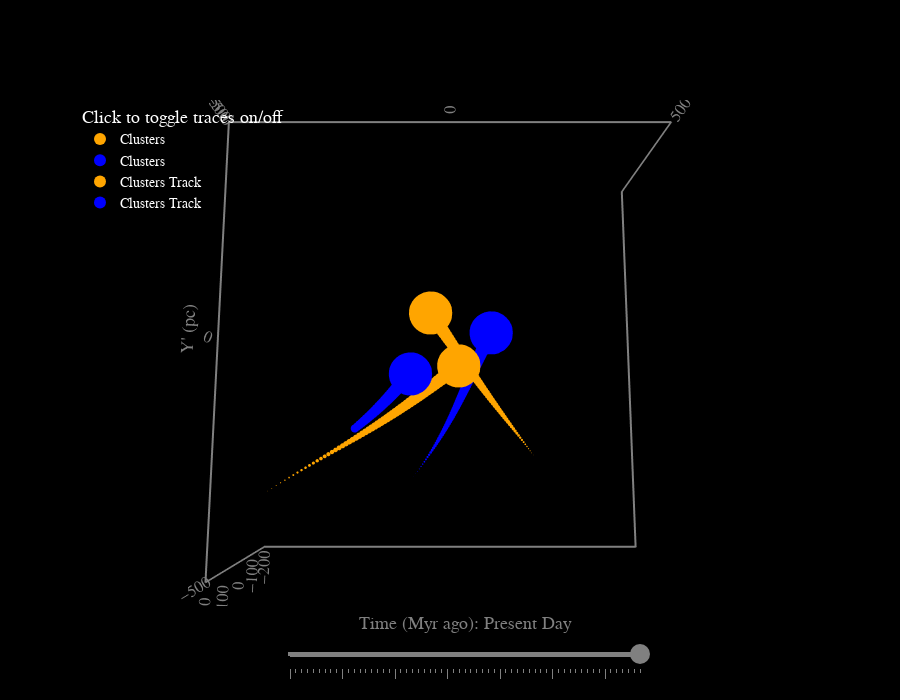

The notebook cell this image was saved under:
### Code cell
# Make plot
time_int = np.arange(0, -30.5, -0.5)
plotter = StarClusters3DPlotter(
    data_collection = collection,
    xyz_widths=(500, 500, 200),
    figure_theme='dark',
    )
fig = plotter.generate_3d_plot(
    time = time_int,
    show = True,
    show_gc_line=False
)

### Figure 1 — Plotly figure (JSON) as saved in the notebook; plotly's stock layout.template omitted (floating-point values rounded to 4 significant figures)
{"data": [{"hovertext": ["cluster1: 10 Myr", "cluster2: 20 Myr"], "marker": {"color": "orange", "line": {"color": "black", "width": 0}, "opacity": 1, "size": [30, 30], "symbol": "circle"}, "mode": "markers", "name": "Clusters", "type": "scatter3d", "visible": true, "x": [20.0, -50.0], "y": [-30.0, 100.0], "z": [-10.0, 10.0]}, {"hovertext": ["cluster3: 30 Myr", "cluster4: 40 Myr"], "marker": {"color": "blue", "line": {"color": "black", "width": 0}, "opacity": 1, "size": [30, 30], "symbol": "circle"}, "mode": "markers", "name": "Clusters", "type": "scatter3d", "visible": true, "x": [100.0, -100.0], "y": [50.0, -50.0], "z": [10.0, -10.0]}, {"marker": {"color": "orange", "line": {"width": 0}, "opacity": 1, "size": [10, 9.833, 9.667, 9.5, 9.333, 9.167, 9, 8.833, 8.667, 8.5, 8.333, 8.167, 8, 7.833, 7.667, 7.5, 7.333, 7.167, 7, 6.833, 6.667, 6.5, 6.333, 6.167, 6, 5.833, 5.667, 5.5, 5.333, 5.167, 5, 4.833, 4.667, 4.5, 4.333, 4.167, 4, 3.833, 3.667, 3.5, 3.333, 3.167, 3.0, 2.833, 2.667, 2.5, 2.333, 2.167, 2.0, 1.833, 1.667, 1.5, 1.333, 1.167, 1.0, 0.8333, 0.6667, 0.5, 0.3333, 0.1667, 0, 10, 9.833, 9.667, 9.5, 9.333, 9.167, 9, 8.833, 8.667, 8.5, 8.333, 8.167, 8, 7.833, 7.667, 7.5, 7.333, 7.167, 7, 6.833, 6.667, 6.5, 6.333, 6.167, 6, 5.833, 5.667, 5.5, 5.333, 5.167, 5, 4.833, 4.667, 4.5, 4.333, 4.167, 4, 3.833, 3.667, 3.5, 3.333, 3.167, 3.0, 2.833, 2.667, 2.5, 2.333, 2.167, 2.0, 1.833, 1.667, 1.5, 1.333, 1.167, 1.0, 0.8333, 0.6667, 0.5, 0.3333, 0.1667, 0]}, "mode": "markers", "name": "Clusters Track", "type": "scatter3d", "visible": true, "x": [20.0, 12.79, 5.587, -1.616, -8.822, -16.03, -23.25, -30.47, -37.71, -44.96, -52.22, -59.51, -66.82, -74.16, -81.52, -88.91, -96.34, -103.8, -111.3, -118.8, -126.4, -134.1, -141.8, -149.5, -157.3, -165.1, -173.0, -181.0, -189.1, -197.2, -205.3, -213.6, -221.9, -230.3, -238.7, -247.3, -255.9, -264.6, -273.4, -282.3, -291.2, -300.3, -309.4, -318.6, -327.9, -337.3, -346.8, -356.3, -366.0, -375.7, -385.5, -395.4, -405.4, -415.5, -425.6, -435.9, -446.2, -456.6, -467.0, -477.6, -488.2, -50.0, -45.46, -40.92, -36.4, -31.88, -27.38, -22.87, -18.37, -13.87, -9.376, -4.879, -0.38, 4.121, 8.625, 13.13, 17.65, 22.16, 26.68, 31.21, 35.74, 40.28, 44.82, 49.37, 53.93, 58.48, 63.04, 67.6, 72.17, 76.73, 81.3, 85.86, 90.42, 94.98, 99.53, 104.1, 108.6, 113.1, 117.6, 122.1, 126.6, 131.1, 135.5, 139.9, 144.3, 148.7, 153.0, 157.3, 161.6, 165.8, 170.0, 174.2, 178.3, 182.3, 186.3, 190.3, 194.2, 198.0, 201.8, 205.5, 209.2, 212.8], "y": [-30.0, -35.23, -40.46, -45.67, -50.88, -56.07, -61.26, -66.43, -71.59, -76.73, -81.87, -86.99, -92.09, -97.19, -102.3, -107.3, -112.4, -117.4, -122.5, -127.5, -132.5, -137.6, -142.6, -147.6, -152.6, -157.6, -162.6, -167.6, -172.7, -177.7, -182.8, -187.9, -192.9, -198.1, -203.2, -208.4, -213.6, -218.8, -224.1, -229.4, -234.7, -240.2, -245.6, -251.1, -256.7, -262.4, -268.1, -273.9, -279.8, -285.7, -291.7, -297.9, -304.1, -310.4, -316.8, -323.4, -330.0, -336.7, -343.6, -350.6, -357.8, 100.0, 93.73, 87.44, 81.13, 74.8, 68.46, 62.09, 55.72, 49.33, 42.93, 36.52, 30.1, 23.68, 17.25, 10.82, 4.384, -2.047, -8.476, -14.9, -21.32, -27.72, -34.12, -40.51, -46.88, -53.23, -59.57, -65.89, -72.18, -78.46, -84.7, -90.92, -97.12, -103.3, -109.4, -115.5, -121.6, -127.6, -133.6, -139.6, -145.5, -151.4, -157.2, -163.0, -168.8, -174.5, -180.2, -185.8, -191.4, -197.0, -202.5, -208.0, -213.4, -218.8, -224.2, -229.5, -234.8, -240.0, -245.2, -250.4, -255.6, -260.7], "z": [-10.0, -14.72, -19.42, -24.08, -28.71, -33.29, -37.81, -42.27, -46.67, -50.99, -55.22, -59.37, -63.42, -67.37, -71.22, -74.95, -78.57, -82.06, -85.43, -88.66, -91.76, -94.72, -97.53, -100.2, -102.7, -105.1, -107.3, -109.3, -111.2, -113.0, -114.5, -115.9, -117.2, -118.3, -119.2, -119.9, -120.5, -120.9, -121.1, -121.2, -121.1, -120.9, -120.5, -119.9, -119.2, -118.3, -117.3, -116.1, -114.7, -113.3, -111.6, -109.8, -107.9, -105.9, -103.7, -101.4, -98.94, -96.37, -93.69, -90.89, -87.98, 10.0, 8.842, 7.67, 6.486, 5.291, 4.089, 2.88, 1.666, 0.4493, -0.7679, -1.984, -3.196, -4.404, -5.604, -6.796, -7.976, -9.143, -10.29, -11.43, -12.55, -13.64, -14.72, -15.76, -16.79, -17.78, -18.75, -19.68, -20.58, -21.45, -22.28, -23.08, -23.83, -24.55, -25.22, -25.86, -26.45, -26.99, -27.49, -27.95, -28.36, -28.72, -29.03, -29.3, -29.52, -29.69, -29.81, -29.88, -29.9, -29.87, -29.79, -29.67, -29.49, -29.27, -29.0, -28.69, -28.32, -27.92, -27.46, -26.97, -26.43, -25.85]}, {"marker": {"color": "blue", "line": {"width": 0}, "opacity": 1, "size": [10, 9.833, 9.667, 9.5, 9.333, 9.167, 9, 8.833, 8.667, 8.5, 8.333, 8.167, 8, 7.833, 7.667, 7.5, 7.333, 7.167, 7, 6.833, 6.667, 6.5, 6.333, 6.167, 6, 5.833, 5.667, 5.5, 5.333, 5.167, 5, 4.833, 4.667, 4.5, 4.333, 4.167, 4, 3.833, 3.667, 3.5, 3.333, 3.167, 3.0, 2.833, 2.667, 2.5, 2.333, 2.167, 2.0, 1.833, 1.667, 1.5, 1.333, 1.167, 1.0, 0.8333, 0.6667, 0.5, 0.3333, 0.1667, 0, 10, 9.833, 9.667, 9.5, 9.333, 9.167, 9, 8.833, 8.667, 8.5, 8.333, 8.167, 8, 7.833, 7.667, 7.5, 7.333, 7.167, 7, 6.833, 6.667, 6.5, 6.333, 6.167, 6, 5.833, 5.667, 5.5, 5.333, 5.167, 5, 4.833, 4.667, 4.5, 4.333, 4.167, 4, 3.833, 3.667, 3.5, 3.333, 3.167, 3.0, 2.833, 2.667, 2.5, 2.333, 2.167, 2.0, 1.833, 1.667, 1.5, 1.333, 1.167, 1.0, 0.8333, 0.6667, 0.5, 0.3333, 0.1667, 0]}, "mode": "markers", "name": "Clusters Track", "type": "scatter3d", "visible": true, "x": [100.0, 96.89, 93.81, 90.76, 87.73, 84.73, 81.74, 78.78, 75.85, 72.93, 70.03, 67.14, 64.27, 61.42, 58.58, 55.75, 52.92, 50.1, 47.29, 44.48, 41.67, 38.86, 36.05, 33.22, 30.39, 27.55, 24.7, 21.83, 18.94, 16.03, 13.1, 10.14, 7.159, 4.145, 1.1, -1.98, -5.097, -8.253, -11.45, -14.69, -17.98, -21.31, -24.69, -28.12, -31.61, -35.15, -38.75, -42.4, -46.12, -49.89, -53.73, -57.63, -61.6, -65.63, -69.72, -73.89, -78.12, -82.42, -86.79, -91.23, -95.74, -100.0, -105.7, -111.4, -117.2, -122.9, -128.7, -134.6, -140.5, -146.4, -152.4, -158.4, -164.5, -170.6, -176.8, -183.0, -189.3, -195.6, -202.0, -208.5, -215.1, -221.7, -228.4, -235.1, -242.0, -248.9, -255.9, -263.0, -270.2, -277.5, -284.8, -292.3, -299.8, -307.5, -315.2, -323.1, -331.0, -339.0, -347.2, -355.4, -363.8, -372.2, -380.8, -389.4, -398.2, -407.1, -416.1, -425.1, -434.3, -443.6, -453.0, -462.5, -472.1, -481.8, -491.6, -501.5, -511.4, -521.5, -531.7, -541.9, -552.3, -562.7], "y": [50.0, 43.74, 37.46, 31.18, 24.9, 18.61, 12.32, 6.029, -0.2575, -6.539, -12.81, -19.08, -25.34, -31.59, -37.82, -44.05, -50.25, -56.45, -62.62, -68.78, -74.92, -81.04, -87.14, -93.22, -99.28, -105.3, -111.3, -117.3, -123.3, -129.3, -135.2, -141.1, -147.0, -152.9, -158.8, -164.6, -170.5, -176.3, -182.1, -187.9, -193.7, -199.5, -205.3, -211.1, -216.9, -222.6, -228.4, -234.2, -240.0, -245.8, -251.6, -257.5, -263.3, -269.2, -275.1, -281.0, -287.0, -293.0, -299.0, -305.1, -311.2, -50.0, -55.23, -60.45, -65.66, -70.86, -76.04, -81.22, -86.38, -91.53, -96.67, -101.8, -106.9, -112.0, -117.1, -122.2, -127.3, -132.4, -137.5, -142.6, -147.7, -152.8, -157.9, -163.0, -168.1, -173.2, -178.4, -183.5, -188.7, -193.9, -199.1, -204.4, -209.7, -215.0, -220.3, -225.7, -231.2, -236.7, -242.2, -247.8, -253.5, -259.2, -265.0, -270.9, -276.8, -282.9, -289.0, -295.2, -301.5, -307.9, -314.4, -321.0, -327.7, -334.6, -341.5, -348.6, -355.8, -363.2, -370.6, -378.3, -386.0, -394.0], "z": [10.0, 6.285, 2.559, -1.172, -4.901, -8.623, -12.33, -16.02, -19.68, -23.31, -26.9, -30.44, -33.94, -37.38, -40.75, -44.06, -47.3, -50.45, -53.53, -56.52, -59.41, -62.21, -64.9, -67.49, -69.97, -72.34, -74.59, -76.72, -78.73, -80.62, -82.38, -84.01, -85.5, -86.87, -88.09, -89.19, -90.14, -90.96, -91.64, -92.18, -92.58, -92.84, -92.96, -92.95, -92.79, -92.5, -92.08, -91.52, -90.82, -90.0, -89.04, -87.96, -86.75, -85.41, -83.96, -82.38, -80.69, -78.89, -76.98, -74.96, -72.83, -10.0, -18.81, -27.59, -36.33, -45.0, -53.61, -62.13, -70.56, -78.87, -87.06, -95.12, -103.0, -110.8, -118.4, -125.8, -133.0, -140.1, -146.9, -153.5, -159.9, -166.1, -172.1, -177.8, -183.3, -188.5, -193.5, -198.3, -202.8, -207.0, -211.0, -214.7, -218.2, -221.3, -224.3, -226.9, -229.3, -231.4, -233.3, -234.8, -236.2, -237.2, -238.0, -238.5, -238.7, -238.7, -238.5, -237.9, -237.1, -236.1, -234.8, -233.2, -231.4, -229.4, -227.1, -224.6, -221.8, -218.9, -215.6, -212.2, -208.5, -204.6]}], "layout": {"dragmode": "turntable", "height": 700, "legend": {"bgcolor": "rgba(0,0,0,0)", "font": {"color": "white", "family": "Helvetica", "size": 14}, "itemsizing": "constant", "title": {"font": {"color": "white", "size": 18}, "side": "top", "text": "Click to toggle traces on/off"}, "x": 0, "y": 1}, "paper_bgcolor": "black", "scene": {"aspectmode": "manual", "aspectratio": {"x": 1, "y": 1, "z": 0.4}, "bgcolor": "black", "camera": {"center": {"x": 0, "y": 0, "z": 0}, "eye": {"x": 0, "y": -0.2, "z": 1.5}, "projection": {"type": "perspective"}, "up": {"x": 0, "y": 1, "z": 0}}, "xaxis": {"backgroundcolor": "black", "gridcolor": "gray", "linecolor": "gray", "linewidth": 4, "mirror": true, "nticks": 5, "range": [-500, 500], "showgrid": false, "showline": true, "showspikes": false, "tickfont": {"color": "gray", "family": "helvetica", "size": 14}, "title": {"font": {"color": "gray", "family": "helvetica", "size": 18}, "text": "X' (pc)"}, "zeroline": false, "zerolinecolor": "gray", "zerolinewidth": 4}, "yaxis": {"backgroundcolor": "black", "gridcolor": "gray", "linecolor": "gray", "linewidth": 4, "mirror": true, "nticks": 5, "range": [-500, 500], "showgrid": false, "showline": true, "showspikes": false, "tickfont": {"color": "gray", "family": "helvetica", "size": 14}, "title": {"font": {"color": "gray", "family": "helvetica", "size": 18}, "text": "Y' (pc)"}, "zeroline": false, "zerolinecolor": "gray", "zerolinewidth": 4}, "zaxis": {"backgroundcolor": "black", "gridcolor": "gray", "linecolor": "gray", "linewidth": 4, "mirror": true, "nticks": 5, "range": [-200, 200], "showgrid": false, "showline": true, "showspikes": false, "tickfont": {"color": "gray", "family": "helvetica", "size": 14}, "title": {"font": {"color": "gray", "family": "helvetica", "size": 18}, "text": "Z' (pc)"}, "zeroline": false, "zerolinecolor": "gray", "zerolinewidth": 4}}, "sliders": [{"active": 60, "bgcolor": "gray", "bordercolor": "gray", "borderwidth": 0, "currentvalue": {"font": {"color": "gray", "family": "helvetica", "size": 18}, "offset": 20, "prefix": "Time (Myr ago): ", "visible": true, "xanchor": "center"}, "font": {"color": "rgba(0,0,0,0)", "family": "helvetica", "size": 8}, "len": 0.5, "pad": {"b": 0, "l": 0, "r": 0, "t": 0}, "steps": [{"args": [["-30.0"], {"frame": {"duration": 5, "easing": "linear", "redraw": true}, "transition": {"duration": 0, "easing": "linear"}}], "label": "30.0", "method": "animate"}, {"args": [["-29.5"], {"frame": {"duration": 5, "easing": "linear", "redraw": true}, "transition": {"duration": 0, "easing": "linear"}}], "label": "29.5", "method": "animate"}, {"args": [["-29.0"], {"frame": {"duration": 5, "easing": "linear", "redraw": true}, "transition": {"duration": 0, "easing": "linear"}}], "label": "29.0", "method": "animate"}, {"args": [["-28.5"], {"frame": {"duration": 5, "easing": "linear", "redraw": true}, "transition": {"duration": 0, "easing": "linear"}}], "label": "28.5", "method": "animate"}, {"args": [["-28.0"], {"frame": {"duration": 5, "easing": "linear", "redraw": true}, "transition": {"duration": 0, "easing": "linear"}}], "label": "28.0", "method": "animate"}, {"args": [["-27.5"], {"frame": {"duration": 5, "easing": "linear", "redraw": true}, "transition": {"duration": 0, "easing": "linear"}}], "label": "27.5", "method": "animate"}, {"args": [["-27.0"], {"frame": {"duration": 5, "easing": "linear", "redraw": true}, "transition": {"duration": 0, "easing": "linear"}}], "label": "27.0", "method": "animate"}, {"args": [["-26.5"], {"frame": {"duration": 5, "easing": "linear", "redraw": true}, "transition": {"duration": 0, "easing": "linear"}}], "label": "26.5", "method": "animate"}, {"args": [["-26.0"], {"frame": {"duration": 5, "easing": "linear", "redraw": true}, "transition": {"duration": 0, "easing": "linear"}}], "label": "26.0", "method": "animate"}, {"args": [["-25.5"], {"frame": {"duration": 5, "easing": "linear", "redraw": true}, "transition": {"duration": 0, "easing": "linear"}}], "label": "25.5", "method": "animate"}, {"args": [["-25.0"], {"frame": {"duration": 5, "easing": "linear", "redraw": true}, "transition": {"duration": 0, "easing": "linear"}}], "label": "25.0", "method": "animate"}, {"args": [["-24.5"], {"frame": {"duration": 5, "easing": "linear", "redraw": true}, "transition": {"duration": 0, "easing": "linear"}}], "label": "24.5", "method": "animate"}, {"args": [["-24.0"], {"frame": {"duration": 5, "easing": "linear", "redraw": true}, "transition": {"duration": 0, "easing": "linear"}}], "label": "24.0", "method": "animate"}, {"args": [["-23.5"], {"frame": {"duration": 5, "easing": "linear", "redraw": true}, "transition": {"duration": 0, "easing": "linear"}}], "label": "23.5", "method": "animate"}, {"args": [["-23.0"], {"frame": {"duration": 5, "easing": "linear", "redraw": true}, "transition": {"duration": 0, "easing": "linear"}}], "label": "23.0", "method": "animate"}, {"args": [["-22.5"], {"frame": {"duration": 5, "easing": "linear", "redraw": true}, "transition": {"duration": 0, "easing": "linear"}}], "label": "22.5", "method": "animate"}, {"args": [["-22.0"], {"frame": {"duration": 5, "easing": "linear", "redraw": true}, "transition": {"duration": 0, "easing": "linear"}}], "label": "22.0", "method": "animate"}, {"args": [["-21.5"], {"frame": {"duration": 5, "easing": "linear", "redraw": true}, "transition": {"duration": 0, "easing": "linear"}}], "label": "21.5", "method": "animate"}, {"args": [["-21.0"], {"frame": {"duration": 5, "easing": "linear", "redraw": true}, "transition": {"duration": 0, "easing": "linear"}}], "label": "21.0", "method": "animate"}, {"args": [["-20.5"], {"frame": {"duration": 5, "easing": "linear", "redraw": true}, "transition": {"duration": 0, "easing": "linear"}}], "label": "20.5", "method": "animate"}, {"args": [["-20.0"], {"frame": {"duration": 5, "easing": "linear", "redraw": true}, "transition": {"duration": 0, "easing": "linear"}}], "label": "20.0", "method": "animate"}, {"args": [["-19.5"], {"frame": {"duration": 5, "easing": "linear", "redraw": true}, "transition": {"duration": 0, "easing": "linear"}}], "label": "19.5", "method": "animate"}, {"args": [["-19.0"], {"frame": {"duration": 5, "easing": "linear", "redraw": true}, "transition": {"duration": 0, "easing": "linear"}}], "label": "19.0", "method": "animate"}, {"args": [["-18.5"], {"frame": {"duration": 5, "easing": "linear", "redraw": true}, "transition": {"duration": 0, "easing": "linear"}}], "label": "18.5", "method": "animate"}, {"args": [["-18.0"], {"frame": {"duration": 5, "easing": "linear", "redraw": true}, "transition": {"duration": 0, "easing": "linear"}}], "label": "18.0", "method": "animate"}, {"args": [["-17.5"], {"frame": {"duration": 5, "easing": "linear", "redraw": true}, "transition": {"duration": 0, "easing": "linear"}}], "label": "17.5", "method": "animate"}, {"args": [["-17.0"], {"frame": {"duration": 5, "easing": "linear", "redraw": true}, "transition": {"duration": 0, "easing": "linear"}}], "label": "17.0", "method": "animate"}, {"args": [["-16.5"], {"frame": {"duration": 5, "easing": "linear", "redraw": true}, "transition": {"duration": 0, "easing": "linear"}}], "label": "16.5", "method": "animate"}, {"args": [["-16.0"], {"frame": {"duration": 5, "easing": "linear", "redraw": true}, "transition": {"duration": 0, "easing": "linear"}}], "label": "16.0", "method": "animate"}, {"args": [["-15.5"], {"frame": {"duration": 5, "easing": "linear", "redraw": true}, "transition": {"duration": 0, "easing": "linear"}}], "label": "15.5", "method": "animate"}, {"args": [["-15.0"], {"frame": {"duration": 5, "easing": "linear", "redraw": true}, "transition": {"duration": 0, "easing": "linear"}}], "label": "15.0", "method": "animate"}, {"args": [["-14.5"], {"frame": {"duration": 5, "easing": "linear", "redraw": true}, "transition": {"duration": 0, "easing": "linear"}}], "label": "14.5", "method": "animate"}, {"args": [["-14.0"], {"frame": {"duration": 5, "easing": "linear", "redraw": true}, "transition": {"duration": 0, "easing": "linear"}}], "label": "14.0", "method": "animate"}, {"args": [["-13.5"], {"frame": {"duration": 5, "easing": "linear", "redraw": true}, "transition": {"duration": 0, "easing": "linear"}}], "label": "13.5", "method": "animate"}, {"args": [["-13.0"], {"frame": {"duration": 5, "easing": "linear", "redraw": true}, "transition": {"duration": 0, "easing": "linear"}}], "label": "13.0", "method": "animate"}, {"args": [["-12.5"], {"frame": {"duration": 5, "easing": "linear", "redraw": true}, "transition": {"duration": 0, "easing": "linear"}}], "label": "12.5", "method": "animate"}, {"args": [["-12.0"], {"frame": {"duration": 5, "easing": "linear", "redraw": true}, "transition": {"duration": 0, "easing": "linear"}}], "label": "12.0", "method": "animate"}, {"args": [["-11.5"], {"frame": {"duration": 5, "easing": "linear", "redraw": true}, "transition": {"duration": 0, "easing": "linear"}}], "label": "11.5", "method": "animate"}, {"args": [["-11.0"], {"frame": {"duration": 5, "easing": "linear", "redraw": true}, "transition": {"duration": 0, "easing": "linear"}}], "label": "11.0", "method": "animate"}, {"args": [["-10.5"], {"frame": {"duration": 5, "easing": "linear", "redraw": true}, "transition": {"duration": 0, "easing": "linear"}}], "label": "10.5", "method": "animate"}, {"args": [["-10.0"], {"frame": {"duration": 5, "easing": "linear", "redraw": true}, "transition": {"duration": 0, "easing": "linear"}}], "label": "10.0", "method": "animate"}, {"args": [["-9.5"], {"frame": {"duration": 5, "easing": "linear", "redraw": true}, "transition": {"duration": 0, "easing": "linear"}}], "label": "9.5", "method": "animate"}, {"args": [["-9.0"], {"frame": {"duration": 5, "easing": "linear", "redraw": true}, "transition": {"duration": 0, "easing": "linear"}}], "label": "9.0", "method": "animate"}, {"args": [["-8.5"], {"frame": {"duration": 5, "easing": "linear", "redraw": true}, "transition": {"duration": 0, "easing": "linear"}}], "label": "8.5", "method": "animate"}, {"args": [["-8.0"], {"frame": {"duration": 5, "easing": "linear", "redraw": true}, "transition": {"duration": 0, "easing": "linear"}}], "label": "8.0", "method": "animate"}, {"args": [["-7.5"], {"frame": {"duration": 5, "easing": "linear", "redraw": true}, "transition": {"duration": 0, "easing": "linear"}}], "label": "7.5", "method": "animate"}, {"args": [["-7.0"], {"frame": {"duration": 5, "easing": "linear", "redraw": true}, "transition": {"duration": 0, "easing": "linear"}}], "label": "7.0", "method": "animate"}, {"args": [["-6.5"], {"frame": {"duration": 5, "easing": "linear", "redraw": true}, "transition": {"duration": 0, "easing": "linear"}}], "label": "6.5", "method": "animate"}, {"args": [["-6.0"], {"frame": {"duration": 5, "easing": "linear", "redraw": true}, "transition": {"duration": 0, "easing": "linear"}}], "label": "6.0", "method": "animate"}, {"args": [["-5.5"], {"frame": {"duration": 5, "easing": "linear", "redraw": true}, "transition": {"duration": 0, "easing": "linear"}}], "label": "5.5", "method": "animate"}, {"args": [["-5.0"], {"frame": {"duration": 5, "easing": "linear", "redraw": true}, "transition": {"duration": 0, "easing": "linear"}}], "label": "5.0", "method": "animate"}, {"args": [["-4.5"], {"frame": {"duration": 5, "easing": "linear", "redraw": true}, "transition": {"duration": 0, "easing": "linear"}}], "label": "4.5", "method": "animate"}, {"args": [["-4.0"], {"frame": {"duration": 5, "easing": "linear", "redraw": true}, "transition": {"duration": 0, "easing": "linear"}}], "label": "4.0", "method": "animate"}, {"args": [["-3.5"], {"frame": {"duration": 5, "easing": "linear", "redraw": true}, "transition": {"duration": 0, "easing": "linear"}}], "label": "3.5", "method": "animate"}, {"args": [["-3.0"], {"frame": {"duration": 5, "easing": "linear", "redraw": true}, "transition": {"duration": 0, "easing": "linear"}}], "label": "3.0", "method": "animate"}, {"args": [["-2.5"], {"frame": {"duration": 5, "easing": "linear", "redraw": true}, "transition": {"duration": 0, "easing": "linear"}}], "label": "2.5", "method": "animate"}, {"args": [["-2.0"], {"frame": {"duration": 5, "easing": "linear", "redraw": true}, "transition": {"duration": 0, "easing": "linear"}}], "label": "2.0", "method": "animate"}, {"args": [["-1.5"], {"frame": {"duration": 5, "easing": "linear", "redraw": true}, "transition": {"duration": 0, "easing": "linear"}}], "label": "1.5", "method": "animate"}, {"args": [["-1.0"], {"frame": {"duration": 5, "easing": "linear", "redraw": true}, "transition": {"duration": 0, "easing": "linear"}}], "label": "1.0", "method": "animate"}, {"args": [["-0.5"], {"frame": {"duration": 5, "easing": "linear", "redraw": true}, "transition": {"duration": 0, "easing": "linear"}}], "label": "0.5", "method": "animate"}, {"args": [["0.0"], {"frame": {"duration": 5, "easing": "linear", "redraw": true}, "transition": {"duration": 0, "easing": "linear"}}], "label": "Present Day", "method": "animate"}], "tickcolor": "gray", "ticklen": 10, "transition": {"duration": 300, "easing": "bounce-in"}, "x": 0.27, "xanchor": "left", "y": 0, "yanchor": "top"}], "width": 900}}
